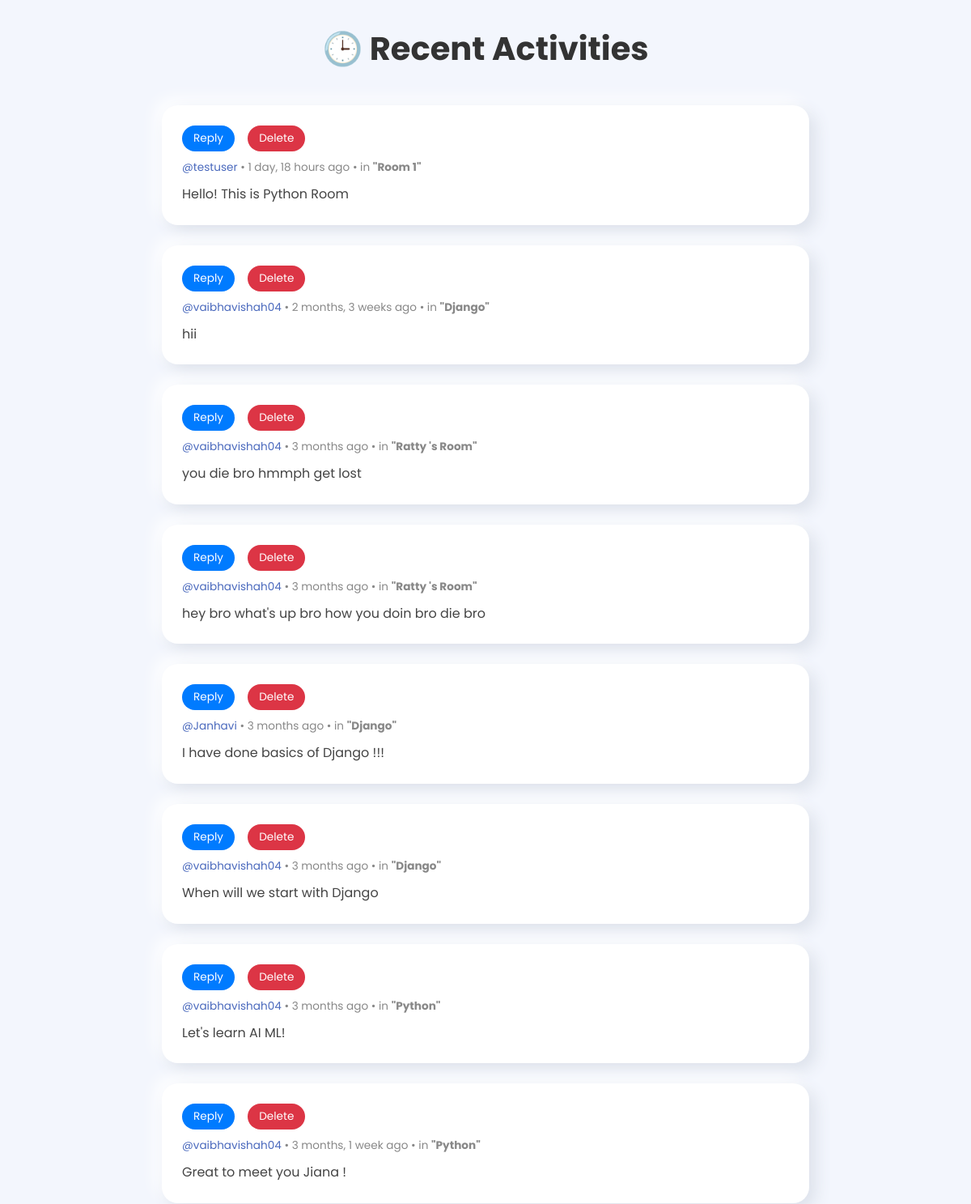
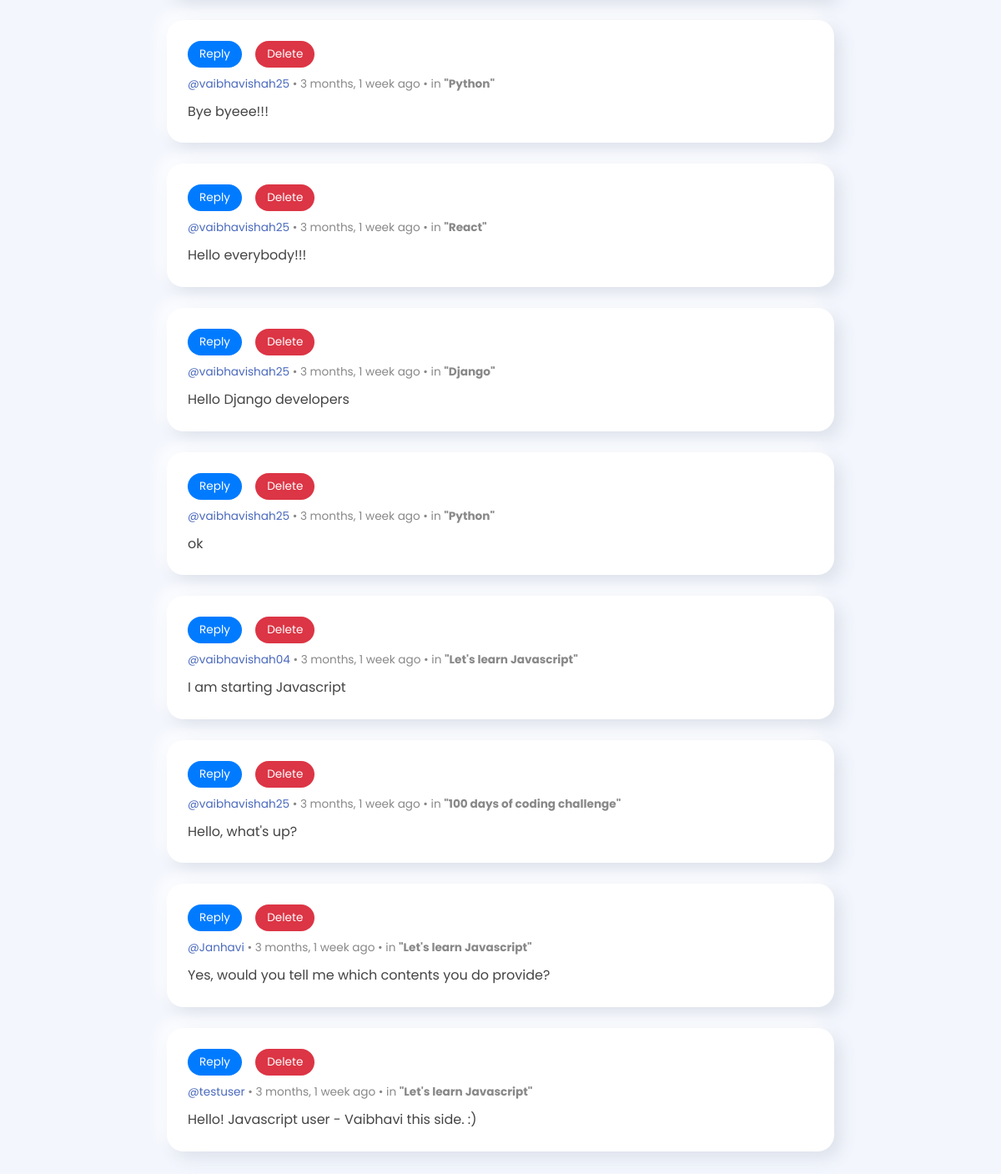
/app1activity/, run on the app's committed database (2 pictures, top to bottom).
### app1/models.py (models this page shows)
class Message(models.Model):
    host = models.ForeignKey(User, on_delete=models.CASCADE, null = True)
    topic = models.ForeignKey(Topic, on_delete=models.CASCADE, null = True)
    room = models.ForeignKey(Room, on_delete=models.CASCADE)
    text = models.TextField(null=True,blank=True)
    updated = models.DateTimeField(auto_now=True)
    created = models.DateTimeField(auto_now_add=True)
    class Meta:
        ordering = ['-id','-created']
    def __str__(self):
        return self.text[:]

class Room(models.Model):
    name = models.CharField(max_length=200)
    host = models.ForeignKey(User, on_delete=models.CASCADE, null = True)
    descriptor = models.TextField(null=True,blank=True)
    topic = models.ForeignKey(Topic, on_delete=models.CASCADE, null = True)
    participants = models.ManyToManyField(User, related_name='participants', blank=True)
    updated = models.DateTimeField(auto_now=True)
    created = models.DateTimeField(auto_now_add=True)
    class Meta:
        ordering = ['-id','-created']
    def __str__(self):
        return self.name

### app1/views.py (the view)
# urls.py: path('activity/',views.activityPage, name = "activity"),  # This is the url for activityPage function
def activityPage(request):
    room_messages = Message.objects.all()
    context = {"room_messages":room_messages}
    return render(request,"activity_old.html",context)

### app1/templates/activity_old.html (shortened to what this page needs)
<!DOCTYPE html>
<html lang="en">
<head>
</head>
<body>
  <h1>🕒 Recent Activities</h1>
  <div class="activity-list">
    {% for message in room_messages %}
    <div class="activity">
      <div class="buttons">
        <a href="{% url 'create-message' %}">Reply</a>
        <a href="{% url 'delete-message' message.id %}" class="delete">Delete</a>
      </div>
      <small>
        <a href="{% url 'user-profile' message.host.id %}">@{{ message.host }}</a>
        • {{ message.created|timesince|default:"just now" }} ago
        • in <strong>"{{ message.room }}"</strong>
      </small>
      <p>{{ message }}</p>
    </div>
    {% empty %}
    <div class="activity">
      <p>No recent activities yet.</p>
    </div>
    {% endfor %}
  </div>
</body>
</html>

### app1/templates/activity_old.html (style rules this page uses)
* { box-sizing: border-box; margin: 0; padding: 0; }
body { font-family: 'Poppins', sans-serif; background: #f3f6fd; padding: 30px; }
h1 { text-align: center; color: #333; margin-bottom: 40px; font-size: 2.5rem; }
.activity-list { max-width: 800px; margin: 0 auto; display: flex; flex-direction: column; gap: 25px; }
.activity { background: #ffffff; border-radius: 20px; padding: 25px; box-shadow: 8px 8px 20px #dce1ea, -8px -8px 20px #ffffff; transition: transform 0.2s ease-in-out; position: relative; }
.activity .buttons { margin-bottom: 10px; }
.activity .buttons a { display: inline-block; margin-right: 12px; padding: 6px 14px; font-size: 0.85rem; color: white; background-color: #007bff; border-radius: 30px; text-decoration: none; transition: background 0.3s ease; }
.activity .buttons a.delete { background-color: #dc3545; }
.activity small { display: block; margin-bottom: 10px; font-size: 0.85rem; color: #888; }
.activity small a { color: #4a69bd; text-decoration: none; }
.activity p { color: #444; font-size: 1rem; line-height: 1.6; margin-top: 5px; }

### data on the page
Message: host "testuser", created "1 day, 18 hours", room "Room 1", text "Hello! This is Python Room"
Message: host "vaibhavishah04", created "2 months, 3 weeks", room "Django", text "hii"
Message: host "vaibhavishah04", created "3 months", room "Ratty 's Room", text "you die bro hmmph get lost"
Message: host "vaibhavishah04", created "3 months", room "Ratty 's Room", text "hey bro what's up bro how you doin bro die bro"
Message: host "Janhavi", created "3 months", room "Django", text "I have done basics of Django !!!"
Message: host "vaibhavishah04", created "3 months", room "Django", text "When will we start with Django"
Message: host "vaibhavishah04", created "3 months", room "Python", text "Let's learn AI ML!"
Message: host "vaibhavishah04", created "3 months, 1 week", room "Python", text "Great to meet you Jiana !"
Message: host "vaibhavishah25", created "3 months, 1 week", room "Python", text "Bye byeee!!!"
Message: host "vaibhavishah25", created "3 months, 1 week", room "React", text "Hello everybody!!!"
Message: host "vaibhavishah25", created "3 months, 1 week", room "Django", text "Hello Django developers"
Message: host "vaibhavishah25", created "3 months, 1 week", room "Python", text "ok"
Message: host "vaibhavishah04", created "3 months, 1 week", room "Let's learn Javascript", text "I am starting Javascript"
Message: host "vaibhavishah25", created "3 months, 1 week", room "100 days of coding challenge", text "Hello, what's up?"
Message: host "Janhavi", created "3 months, 1 week", room "Let's learn Javascript", text "Yes, would you tell me which contents you do provide?"
Message: host "testuser", created "3 months, 1 week", room "Let's learn Javascript", text "Hello! Javascript user - Vaibhavi this side. :)"
